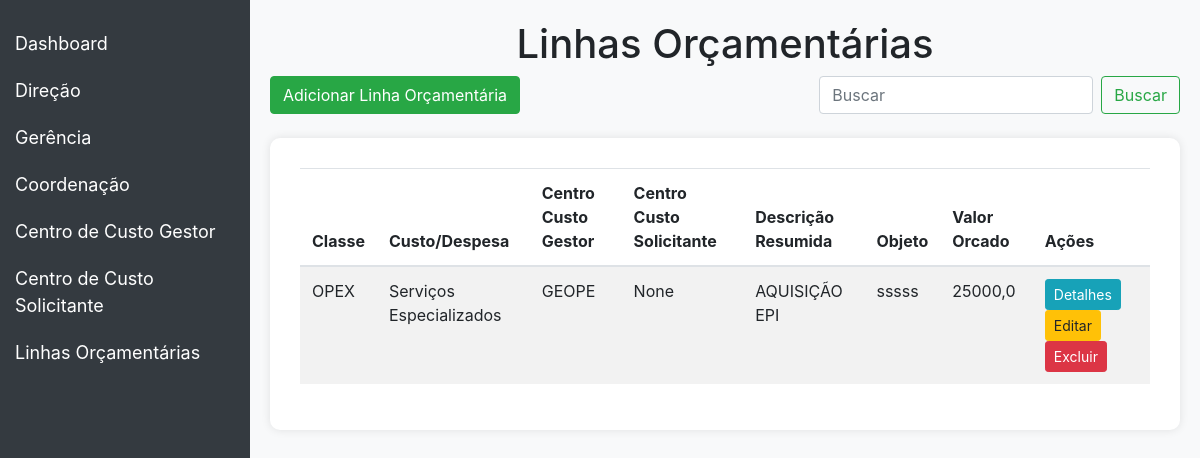
/contratos/linhaorcamentaria/, run on an earlier commit of the app's database.
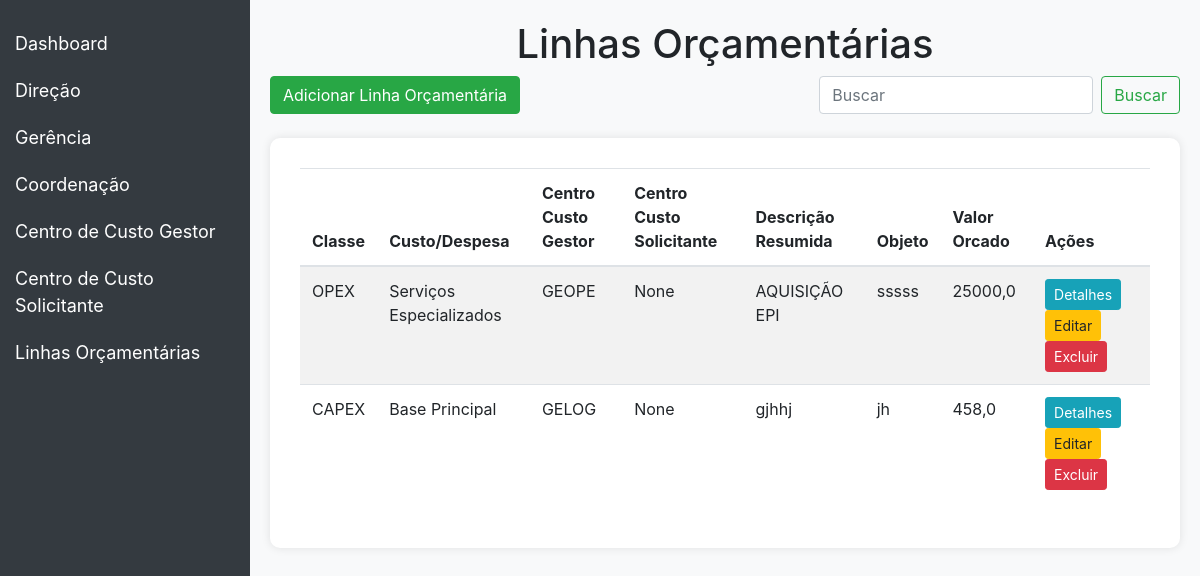
And on a later commit of the database.
### contract/models.py (models this page shows, shortened)
class LinhaOrcamentaria(models.Model):
    CLASSE_CHOICES = [
        ('A', 'OPEX'),
        ('B', 'CAPEX'),
    ]
    classe = models.CharField(max_length=100, choices=CLASSE_CHOICES, blank=True, null=True, verbose_name='Tipo de linha')
    CUSTODESPESA_CHOICES = [
        ('A', 'Base Principal'),
        ('B', 'Serviços Especializados'),
        ('C', 'Despesas Compartilhadas'),
    ]
    custo_despesa = models.CharField(max_length=100, choices=CUSTODESPESA_CHOICES, verbose_name='CUSTO/DESPESA')
    centro_custo_gestor = models.ForeignKey(CentroDeCustoGestor, on_delete=models.SET_NULL, null=True, blank=True)
    centro_custo_solicitante = models.ForeignKey(CentroDeCustoSolicitante, on_delete=models.SET_NULL, null=True, blank=True)
    descricao_resumida = models.CharField(max_length=255, null=True, blank=True, verbose_name='Finalidade')
    objeto = models.CharField(max_length=255, blank=True, null=True, verbose_name='Objeto')
    CLASSIFICACAO_CHOICES = [
        ('NOVO', 'NOVO'),
        ('RENOVAÇÃO', 'RENOVAÇÃO'),
        ('CARY OVER', 'CARY OVER'),
        ('REPLANEJAMENTO', 'REPLANEJAMENTO'),
        ('N/A', 'N/A'),
    ]
    classificacao_orcamento = models.CharField(max_length=100, choices=CLASSIFICACAO_CHOICES, null=True, blank=True)
    possivel_fiscal = models.ForeignKey('Colaborador', on_delete=models.PROTECT, related_name='contratos_fiscal_possivel', verbose_name='Fiscal')
    ano_orcamento = models.ForeignKey(Orcamento, on_delete=models.PROTECT, related_name='contratos', null=True, blank=True)
    TIPOCONTRATO_CHOICES = [
        ('I', 'SERVIÇO'),
        ('II', 'FORNECIMENTO'),
        ('III', 'ASSINATURA'),
        ('IV', 'FORNECIMENTO/SERVIÇO'),
    ]
    tipo_contrato = models.CharField(max_length=100, choices=TIPOCONTRATO_CHOICES, blank=True, null=True)
    STATUS_LINHA_ORCAMENTARIA_CHOICES = [
        ('I', 'SERVIÇO'),
        ('II', 'FORNECIMENTO'),
        ('III', 'ASSINATURA'),
        ('IV', 'FORNECIMENTO/SERVIÇO'),
    ]
    status_linha_orcamentaria = models.CharField(max_length=100, choices=STATUS_LINHA_ORCAMENTARIA_CHOICES, blank=True, null=True)
    _valor_aprovisionado = models.FloatField(default=0.0)
    TIPOCONTRATACAOPROVAVEL_CHOICES = [
        ('A', 'LICITAÇÃO'),
        ('B', 'DISPENSA EM RAZÃO DO VALOR'),
        ('C', 'CONVÊNIO'),
        ('D', 'FUNDO FIXO'),
        ('E', 'INEXIGIBILIDADE'),
        ('F', 'ATA DE REGISTRO DE PREÇO'),
        ('H', 'ACORDO DE COOPERAÇÃO'),
        ('I', 'APOSTILAMENTO'),
    ]
    tipo_provavel_contratacao = models.CharField(max_length=100, choices=TIPOCONTRATACAOPROVAVEL_CHOICES)
    valor_orcado = models.FloatField(default=0, blank=True, null=True)
    STATUSELABORACAOTR_CHOICES = [
        ('I', 'VENCIDO'),
        ('II', 'DENTRO DO PRAZO'),
        ('III', 'ELABORADO COM ATRASO'),
        ('IV', 'ELABORADO NO PRAZO'),
    ]
    status_elaboracao_tr = models.CharField(max_length=100, choices=STATUSELABORACAOTR_CHOICES, blank=True, null=True)
    necessidade_contratacao = models.DateField(blank=True, null=True)
    STATUSPROCESSO_CHOICES = [
        ('I', 'PLANEJAMENTO'),
        ('II', 'Execução'),
        ('III', 'Elaboração de TR'),
        ('IV', 'Cotação'),
        ('V', 'Em proc. aditivo'),
    ]
    status_processo = models.CharField(max_length=100, choices=STATUSPROCESSO_CHOICES, blank=True, null=True)
    STATUSCONTRATACAO_CHOICES = [
        ('A', 'DENTRO DO PRAZO'),
        ('B', 'CONTRATADO NO PRAZO'),
        ('C', 'CONTRATADO COM ATRASO'),
        ('D', 'PRAZO VENCIDO'),
        ('E', 'LINHA TOTALMENTE REMANEJADA'),
        ('F', 'LINHA TOTALMENTE EXECUTADA'),
        ('G', 'LINHA DE PAGAMENTO'),
        ('H', 'LINHA PARCIALMENTE REMANEJADA'),
        ('I', 'LINHA PARCIALMENTE EXECUTADA'),
        ('J', 'N/A'),
    ]
    status_contratacao = models.CharField(max_length=100, choices=STATUSCONTRATACAO_CHOICES, blank=True, null=True)
    obs_contrato = models.TextField(max_length=400, blank=True, null=True)
    class Meta:
        verbose_name = 'Linha Orçamentária'
        verbose_name_plural = 'Linhas Orçamentárias'

class CentroDeCustoGestor(models.Model):
    nome = models.CharField(max_length=100)
    def __str__(self):
        return self.nome

### contract/views.py (the view)
# urls.py: path('linhaorcamentaria/', LinhaOrcamentariaListView.as_view(), name='linhaorcamentaria_list'),
class LinhaOrcamentariaListView(ListView):
    model = LinhaOrcamentaria
    template_name = 'linhaorcamentaria_list.html'
    context_object_name = 'linhaorcamentarias'
    paginate_by = 10

### contract/templates/linhaorcamentaria_list.html (shortened to what this page needs)
<!DOCTYPE html>
<html lang="en">
<head>
    <link href="https://stackpath.bootstrapcdn.com/bootstrap/4.5.2/css/bootstrap.min.css" rel="stylesheet">
</head>
<body>
<div class="sidebar">
    <a href="{% url 'dashboard' %}">Dashboard</a>
    <button class="dropdown-btn">Direção </button>
    <button class="dropdown-btn">Gerência </button>
    <button class="dropdown-btn">Coordenação </button>
    <button class="dropdown-btn">Centro de Custo Gestor </button>
    <button class="dropdown-btn">Centro de Custo Solicitante </button>
    <button class="dropdown-btn">Linhas Orçamentárias </button>
</div>
<div class="content">
    <h1 class="text-center">Linhas Orçamentárias</h1>
    <div class="d-flex justify-content-between mb-4">
        <a href="{% url 'linhaorcamentaria_create' %}" class="btn btn-success">Adicionar Linha Orçamentária</a>
        <form class="form-inline" method="get" action="{% url 'linhaorcamentaria_list' %}">
            <input class="form-control mr-sm-2" type="search" name="search" placeholder="Buscar" aria-label="Buscar">
            <button class="btn btn-outline-success my-2 my-sm-0" type="submit">Buscar</button>
        </form>
    </div>
    <div class="table-container">
        <table class="table table-striped">
            <thead>
                <tr>
                    <th>Classe</th>
                    <th>Custo/Despesa</th>
                    <th>Centro Custo Gestor</th>
                    <th>Centro Custo Solicitante</th>
                    <th>Descrição Resumida</th>
                    <th>Objeto</th>
                    <th>Valor Orcado</th>
                    <th>Ações</th>
                </tr>
            </thead>
            <tbody>
                {% for linha in linhaorcamentarias %}
                <tr>
                    <td>{{ linha.get_classe_display }}</td>
                    <td>{{ linha.get_custo_despesa_display }}</td>
                    <td>{{ linha.centro_custo_gestor }}</td>
                    <td>{{ linha.centro_custo_solicitante }}</td>
                    <td>{{ linha.descricao_resumida }}</td>
                    <td>{{ linha.objeto }}</td>
                    <td>{{ linha.valor_orcado }}</td>
                    <td>
                        <a href="{% url 'linhaorcamentaria_detail' linha.pk %}" class="btn btn-info btn-sm">Detalhes</a>
                        <a href="{% url 'linhaorcamentaria_update' linha.pk %}" class="btn btn-warning btn-sm">Editar</a>
                        <a href="{% url 'linhaorcamentaria_delete' linha.pk %}" class="btn btn-danger btn-sm">Excluir</a>
                    </td>
                </tr>
                {% empty %}
                <tr>
                    <td colspan="8" class="text-center">Nenhuma linha orçamentária encontrada.</td>
                </tr>
                {% endfor %}
            </tbody>
        </table>
    </div>
</div>
</body>
</html>

What changed in the data, as far as the page shows it:
added LinhaOrcamentaria: classe "CAPEX", custo_despesa "Base Principal", centro_custo_gestor "GELOG", centro_custo_solicitante "None", descricao_resumida "gjhhj", objeto "jh", valor_orcado "458,0"
